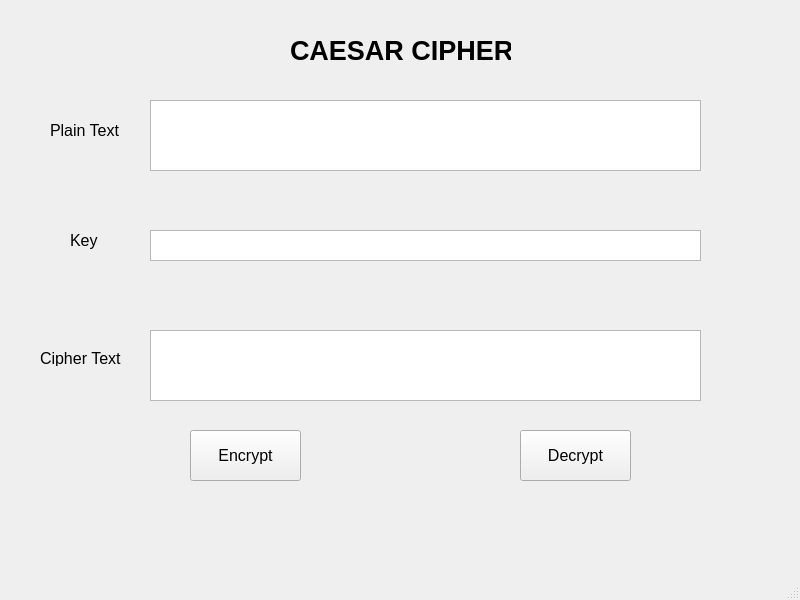
<?xml version="1.0" encoding="UTF-8"?>
<ui version="4.0">
 <class>MainWindow</class>
 <widget class="QMainWindow" name="MainWindow">
  <property name="geometry">
   <rect>
    <x>0</x>
    <y>0</y>
    <width>800</width>
    <height>600</height>
   </rect>
  </property>
  <property name="windowTitle">
   <string>MainWindow</string>
  </property>
  <widget class="QWidget" name="centralwidget">
   <widget class="QLabel" name="label">
    <property name="geometry">
     <rect>
      <x>290</x>
      <y>30</y>
      <width>221</width>
      <height>41</height>
     </rect>
    </property>
    <property name="font">
     <font>
      <pointsize>20</pointsize>
      <weight>75</weight>
      <bold>true</bold>
     </font>
    </property>
    <property name="text">
     <string>CAESAR CIPHER</string>
    </property>
   </widget>
   <widget class="QLabel" name="label_2">
    <property name="geometry">
     <rect>
      <x>50</x>
      <y>120</y>
      <width>81</width>
      <height>21</height>
     </rect>
    </property>
    <property name="font">
     <font>
      <pointsize>12</pointsize>
     </font>
    </property>
    <property name="text">
     <string>Plain Text</string>
    </property>
   </widget>
   <widget class="QLabel" name="label_3">
    <property name="geometry">
     <rect>
      <x>70</x>
      <y>230</y>
      <width>41</width>
      <height>21</height>
     </rect>
    </property>
    <property name="font">
     <font>
      <pointsize>12</pointsize>
     </font>
    </property>
    <property name="text">
     <string>Key</string>
    </property>
   </widget>
   <widget class="QLabel" name="label_4">
    <property name="geometry">
     <rect>
      <x>40</x>
      <y>350</y>
      <width>91</width>
      <height>16</height>
     </rect>
    </property>
    <property name="font">
     <font>
      <pointsize>12</pointsize>
     </font>
    </property>
    <property name="text">
     <string>Cipher Text</string>
    </property>
   </widget>
   <widget class="QPlainTextEdit" name="txt_plain_text">
    <property name="geometry">
     <rect>
      <x>150</x>
      <y>100</y>
      <width>551</width>
      <height>71</height>
     </rect>
    </property>
    <property name="plainText">
     <string/>
    </property>
   </widget>
   <widget class="QPlainTextEdit" name="txt_key">
    <property name="geometry">
     <rect>
      <x>150</x>
      <y>230</y>
      <width>551</width>
      <height>31</height>
     </rect>
    </property>
   </widget>
   <widget class="QPlainTextEdit" name="txt_cipher_text">
    <property name="geometry">
     <rect>
      <x>150</x>
      <y>330</y>
      <width>551</width>
      <height>71</height>
     </rect>
    </property>
   </widget>
   <widget class="QPushButton" name="btn_encrypt">
    <property name="geometry">
     <rect>
      <x>190</x>
      <y>430</y>
      <width>111</width>
      <height>51</height>
     </rect>
    </property>
    <property name="font">
     <font>
      <pointsize>12</pointsize>
     </font>
    </property>
    <property name="text">
     <string>Encrypt</string>
    </property>
   </widget>
   <widget class="QPushButton" name="btn_decrypt">
    <property name="geometry">
     <rect>
      <x>520</x>
      <y>430</y>
      <width>111</width>
      <height>51</height>
     </rect>
    </property>
    <property name="font">
     <font>
      <pointsize>12</pointsize>
     </font>
    </property>
    <property name="text">
     <string>Decrypt</string>
    </property>
   </widget>
  </widget>
  <widget class="QMenuBar" name="menubar">
   <property name="geometry">
    <rect>
     <x>0</x>
     <y>0</y>
     <width>800</width>
     <height>21</height>
    </rect>
   </property>
  </widget>
  <widget class="QStatusBar" name="statusbar"/>
 </widget>
 <resources/>
 <connections/>
</ui>
